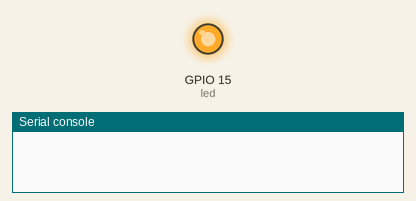
Bench run of a program on a simulated ESP32 board running MicroPython. Parts: output pins drawn as LEDs (lit = HIGH), the last lines printed to the serial console. A WiFi scan finds one network, HomeNet.

Above: at 7.9 s.
At 14.9 s:
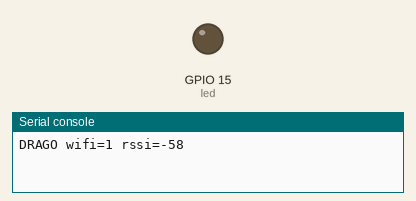
Timing chart, 0 to 20.2 s (numbered marks = the images above):
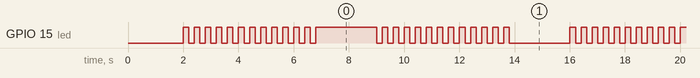

The program:

main.py
```python
# Dragotchi WiFi reporter — ESP32-S2 Flipper devboard
# Scans nearby WiFi access points and reports density to the Flipper over the
# GPIO UART so the game can trigger a "signal storm" (richer hunting).
#
# Protocol (line, 115200 8N1):  DRAGO wifi=<ap_count> rssi=<strongest_dbm>
#
# WiFi scanning blocks for seconds, so we DECOUPLE scanning from reporting:
# rescan on a slow timer, but transmit the cached result every ~200 ms. This
# keeps fresh data continuously on the wire, so the Flipper's short listen
# window during a Forage always catches several lines.
#
# Output goes on UART1 mapped to the ESP32-S2 UART0 pins (GPIO43 TX / GPIO44
# RX), which the Flipper WiFi devboard wires to the Flipper's expansion USART
# (pins 13/14). Receive-only WiFi scanning; we transmit nothing on WiFi.

import machine
import network
import time

uart = machine.UART(1, baudrate=115200, tx=43, rx=44)

wlan = network.WLAN(network.STA_IF)
wlan.active(True)
try:
    wlan.disconnect()
except Exception:
    pass

try:
    led = machine.Pin(15, machine.Pin.OUT)
except Exception:
    led = None

SCAN_EVERY_MS = 5000
REPORT_EVERY_MS = 200

def do_scan():
    try:
        nets = wlan.scan()  # (ssid, bssid, channel, RSSI, authmode, hidden)
    except Exception:
        return (0, 0)
    count = len(nets)
    best = 0
    for n in nets:
        r = n[3]
        if r < 0 and (best == 0 or r > best):
            best = r
    return (count, best)

cache = do_scan()
last_scan = time.ticks_ms()

while True:
    now = time.ticks_ms()
    if time.ticks_diff(now, last_scan) >= SCAN_EVERY_MS:
        cache = do_scan()
        last_scan = time.ticks_ms()
        print("DRAGO wifi=%d rssi=%d" % cache)  # occasional USB debug

    uart.write("DRAGO wifi=%d rssi=%d\n" % cache)

    if uart.any():          # drain any nudge from the Flipper
        try:
            uart.read()
        except Exception:
            pass
    if led:
        led.value(not led.value())
    time.sleep_ms(REPORT_EVERY_MS)
```

Measured:
- by itself, GPIO 15 (led): moves between LOW and HIGH, repeating every 14.0 s
- by itself, everything shown: repeats every 14.0 s, in 50 steps
